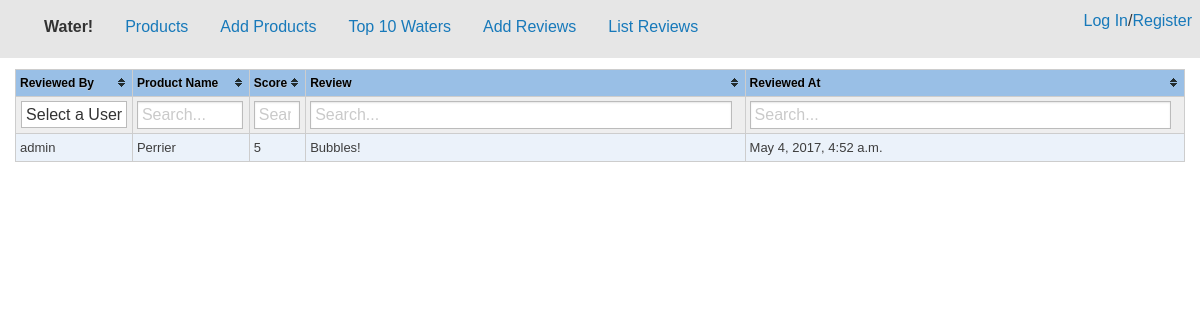
Page /displayreviews on the earlier database version.
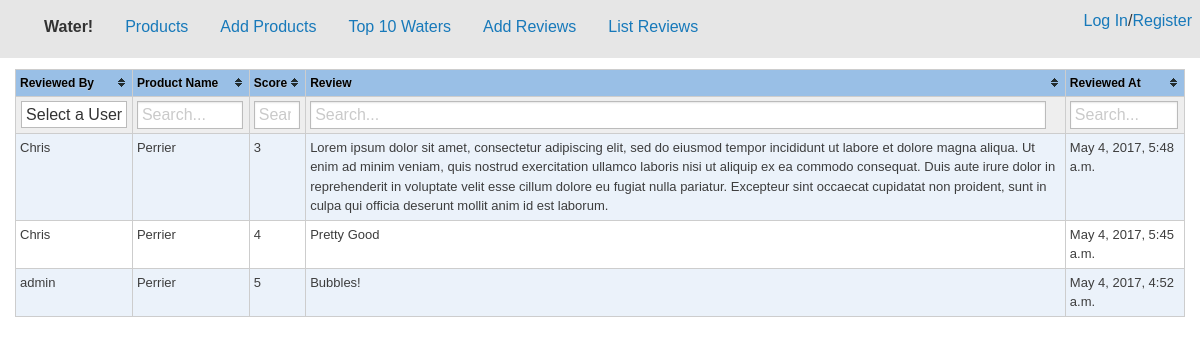
Same page on the later database version.
### AddWater/models.py (models this page shows, shortened)
class Reviews(models.Model):
    ProductName = models.ForeignKey(Products)
    CATEGORY_CHOICES = (
        (1, '1'),
        (2, '2'),
        (3, '3'),
        (4, '4'),
        (5, '5'),
    )
    ReviewScore = models.PositiveSmallIntegerField(choices=CATEGORY_CHOICES)
    ReviewText = models.TextField()
    ReviewDate = models.DateTimeField(auto_now_add=True, db_index=True)
    username = models.ForeignKey(User)

class Products(models.Model):
    ProductName = models.CharField(max_length=100, unique=True)
    CATEGORY_CHOICES = (
        ('Sparkling', 'Sparkling'),
        ('Flat', 'Flat'),
    )
    ProductCategory = models.CharField(max_length=9, choices=CATEGORY_CHOICES)
    ProductTotalScore = models.PositiveSmallIntegerField()
    NumberofReviews = models.PositiveSmallIntegerField()
    ProductFlavor = models.OneToOneField(Flavors)
    INT_CHOICES = (
        (1, '1'),
        (2, '2'),
        (3, '3'),
        (4, '4'),
        (5, '5'),
    )
    def __str__(self):
        return self.ProductName

### AddWater/views.py (the view)
# urls.py: url(r'^displayreviews$',views.displayreviews, name='displayreviews'),
def displayreviews(request):
    reviews = Reviews.objects.order_by('-ReviewDate')
    context = {
        'title': "Home",
        'content': reviews,
    }
    return render(request, 'displayreviews.html', context)

### AddWater/templates/displayreviews.html (shortened to what this page needs)
{% extends "default.html" %}
{% load static %}
{% block content %}
  <div class="large-12 columns">
    <table id="revTable" class="tablesorter">
        <thead>
            <th class="username filter-select" data-placeholder="Select a User">Reviewed By</th>
            <th>Product Name</th>
            <th>Score</th>
            <th>Review</th>
            <th>Reviewed At</th>
        </thead>
        <tbody>
            {% for element in content %}
            <tr>
            <div id="{{ element.username }}">
                <td> {{ element.username }}</td>
                <td>{{ element.ProductName }}</td>
                <td>{{ element.ReviewScore }}</td>
                <td> {{ element.ReviewText }}</td>
                <td> {{ element.ReviewDate }}</td>
            </div>
            </tr>
            {% endfor %}
            </tbody>
            </table>
        {% endblock %}

Differences in the rows shown:
added Reviews: username "Chris", ProductName "Perrier", ReviewScore "3", ReviewText "Lorem ipsum dolor sit amet, consectetur adipiscing elit, sed do eiusmod tempor incididunt ut labore et dolore magna aliqua. Ut enim ad minim veniam, quis nostrud exercitation ullamco laboris nisi ut aliquip ex ea commodo consequat. Duis aute irure dolor in reprehenderit in voluptate velit esse cillum dolore eu fugiat nulla pariatur. Excepteur sint occaecat cupidatat non proident, sunt in culpa qui officia deserunt mollit anim id est laborum.", ReviewDate "May 4, 2017, 5:48 a.m."
added Reviews: username "Chris", ProductName "Perrier", ReviewScore "4", ReviewText "Pretty Good", ReviewDate "May 4, 2017, 5:45 a.m."
